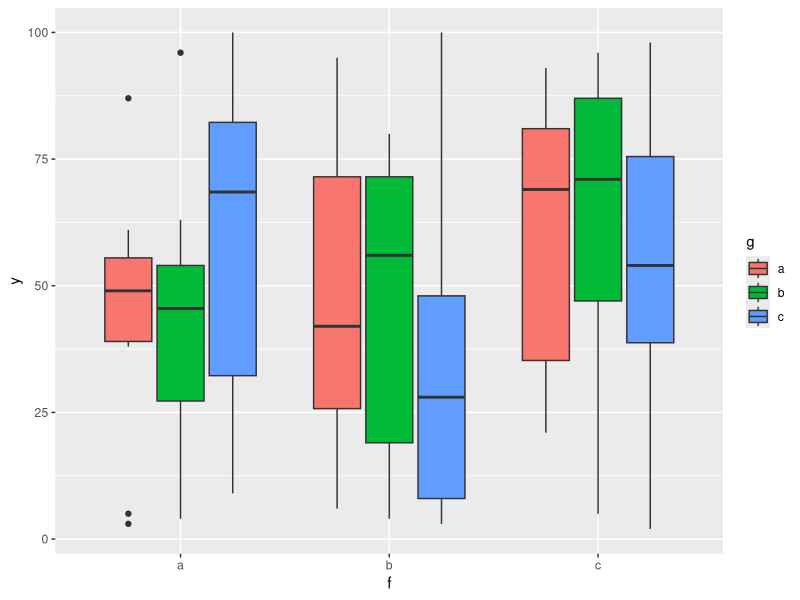
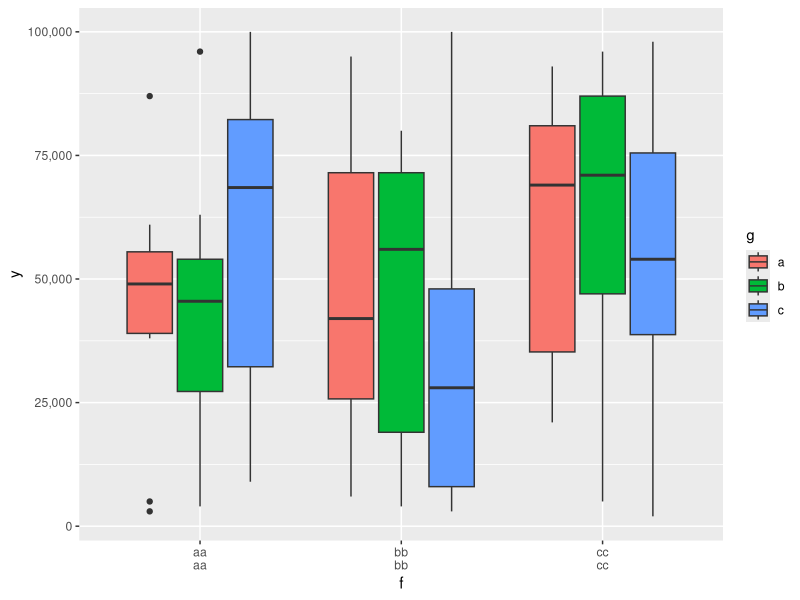
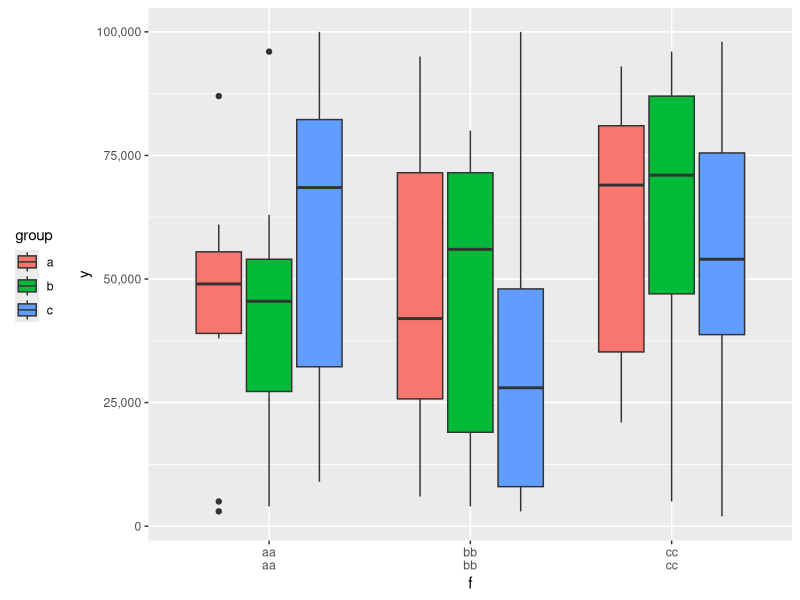
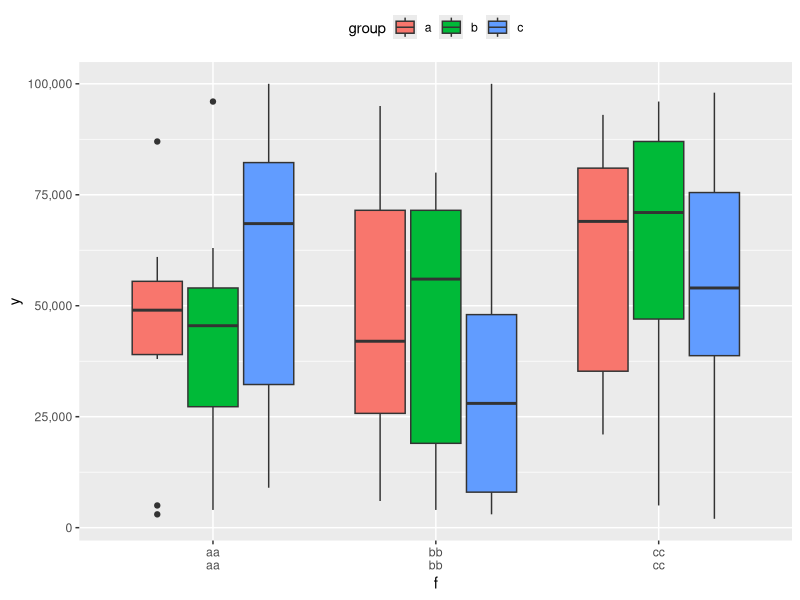
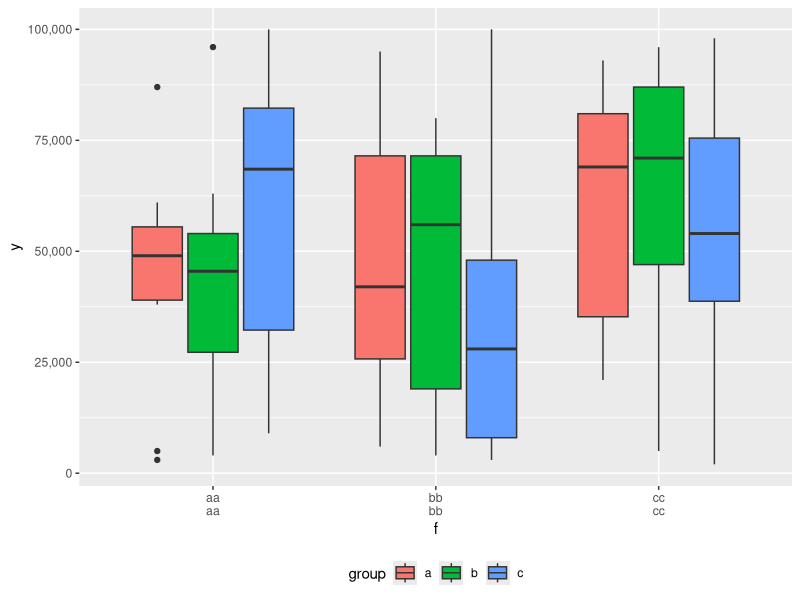
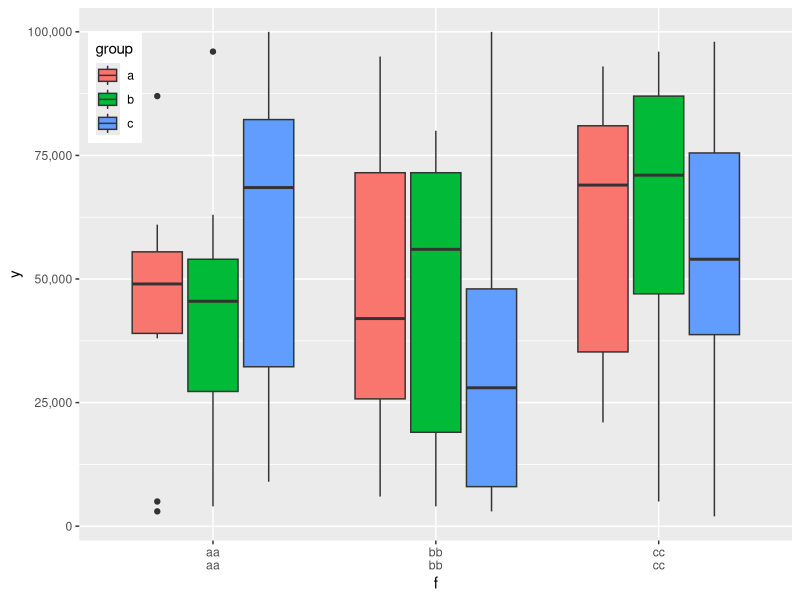
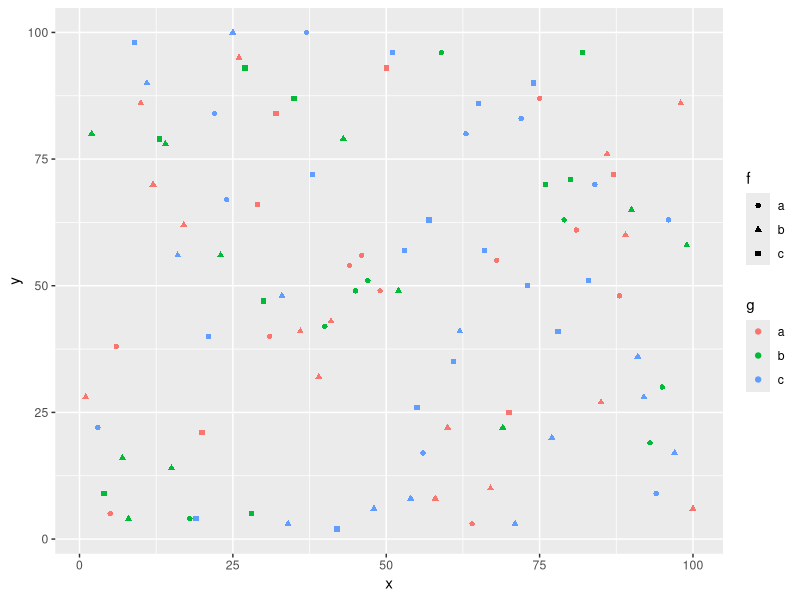
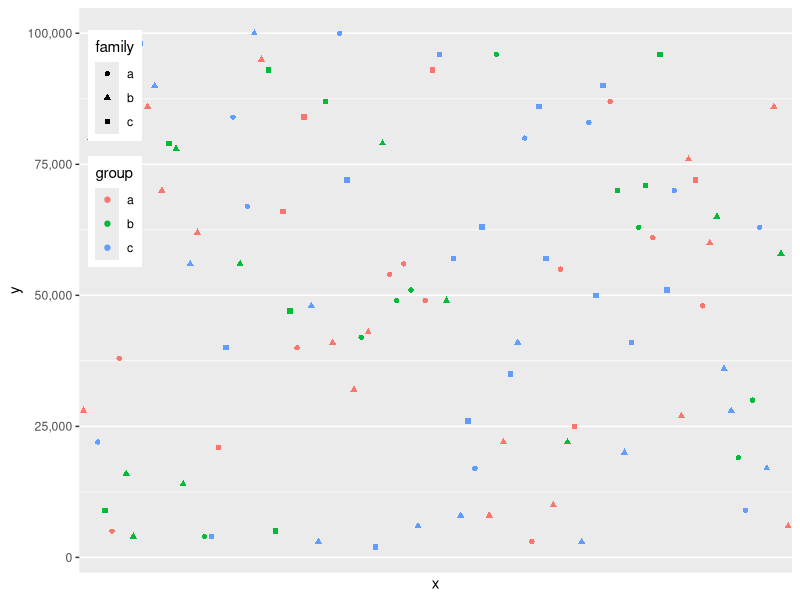

R code for these plots, in order:
# Data

x <- 1:100
y <- sample(1:100,
            100,
            replace=T,
            set.seed(1234))
f <- sample(factor(c("a", "b", "c")),
            100,
            replace=T,
            set.seed(1234))
g <- sample(factor(c("a", "b", "c")),
            100,
            replace=T,
            set.seed(4321))

(df <- data.frame(x, y, f, g))

library(ggplot2)

# Scale

ggplot(df, aes(x = f, y = y, fill = g)) +
  geom_boxplot()

ggplot(df, aes(x = f, y = y, fill = g)) +
  geom_boxplot() +
  scale_x_discrete(breaks = c("a", "b", "c"),
                   labels = c("aa\naa",
                              "bb\nbb",
                              "cc\ncc")) +
  scale_y_continuous(breaks = c(0, 25, 50, 75, 100),
                     labels = c("0",
                                "25,000",
                                "50,000",
                                "75,000",
                                "100,000"))

ggplot(df, aes(x = f, y = y, fill = g)) +
  geom_boxplot() +
  scale_x_discrete(breaks = c("a", "b", "c"),
                   labels = c("aa\naa",
                              "bb\nbb",
                              "cc\ncc")) +
  scale_y_continuous(breaks = c(0, 25, 50, 75, 100),
                     labels = c("0",
                                "25,000",
                                "50,000",
                                "75,000",
                                "100,000")) +
  scale_fill_discrete(name = "group") +
  theme(legend.position = "left")

ggplot(df, aes(x = f, y = y, fill = g)) +
  geom_boxplot() +
  scale_x_discrete(breaks = c("a", "b", "c"),
                   labels = c("aa\naa",
                              "bb\nbb",
                              "cc\ncc")) +
  scale_y_continuous(breaks = c(0, 25, 50, 75, 100),
                     labels = c("0",
                                "25,000",
                                "50,000",
                                "75,000",
                                "100,000")) +
  scale_fill_discrete(name = "group") +
  theme(legend.position = "top")

ggplot(df, aes(x = f, y = y, fill = g)) +
  geom_boxplot() +
  scale_x_discrete(breaks = c("a", "b", "c"),
                   labels = c("aa\naa",
                              "bb\nbb",
                              "cc\ncc")) +
  scale_y_continuous(breaks = c(0, 25, 50, 75, 100),
                     labels = c("0",
                                "25,000",
                                "50,000",
                                "75,000",
                                "100,000")) +
  scale_fill_discrete(name = "group") +
  theme(legend.position = "bottom")

ggplot(df, aes(x = f, y = y, fill = g)) +
  geom_boxplot() +
  scale_x_discrete(breaks = c("a", "b", "c"),
                   labels = c("aa\naa",
                              "bb\nbb",
                              "cc\ncc")) +
  scale_y_continuous(breaks = c(0, 25, 50, 75, 100),
                     labels = c("0",
                                "25,000",
                                "50,000",
                                "75,000",
                                "100,000")) +
  scale_fill_discrete(name = "group") +
  theme(legend.position = c(.05, .85))

ggplot(df, aes(x = x, y = y, shape = f, color = g)) +
  geom_point()

ggplot(df, aes(x = x, y = y, shape = f, color = g)) +
  geom_point() +
  scale_x_discrete(breaks = c("a", "b", "c"),
                   labels = c("aa\naa",
                              "bb\nbb",
                              "cc\ncc")) +
  scale_y_continuous(breaks = c(0, 25, 50, 75, 100),
                     labels = c("0",
                                "25,000",
                                "50,000",
                                "75,000",
                                "100,000")) +
  scale_shape_discrete(name = "family") +
  scale_color_discrete(name = "group") +
  theme(legend.position = c(.05, .75))

# Arrange

g1 <- ggplot(df, aes(x = x, y = y)) +
  geom_point()

g2 <- ggplot(df, aes(x = f, y = y)) +
  geom_boxplot()

g3 <- ggplot(df, aes(x = y, fill = g)) +
  geom_histogram()

g4 <- ggplot(df, aes(x = x, y = y)) +
  geom_line()

library(gridExtra)

grid.arrange(g1, g2, g3, g4, nrow = 2)

rm(list=ls())
